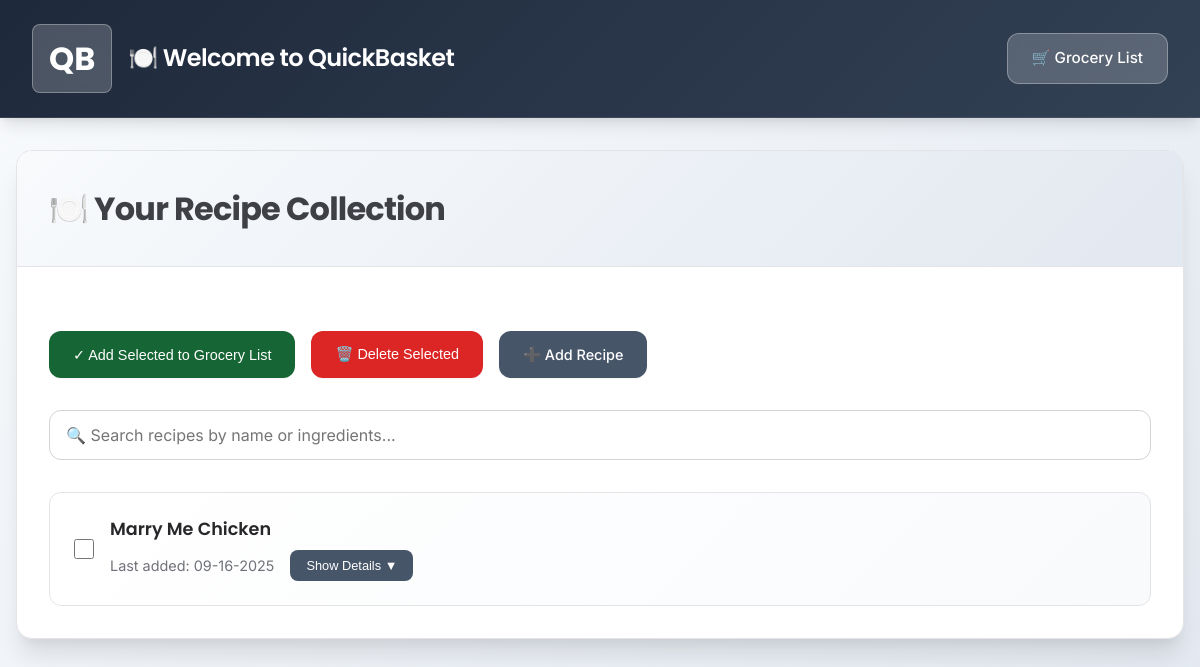
Before: /recipes/ with the older database file.
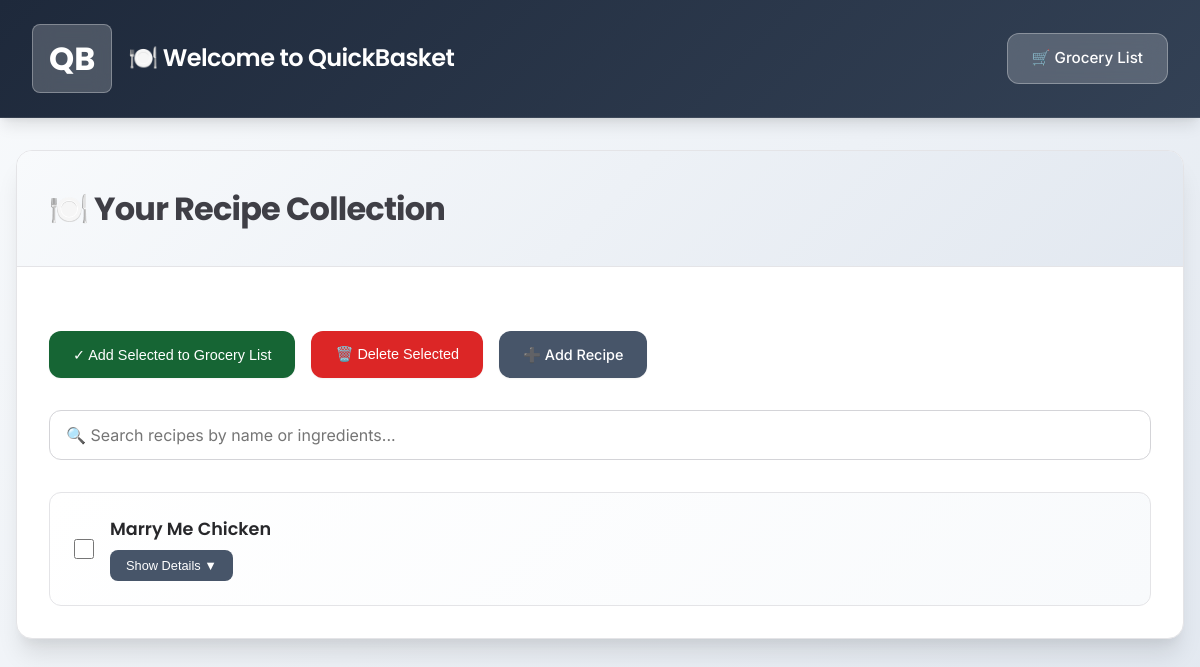
After: the same page with the newer database file.
### models.py (models this page shows)
class Base(DeclarativeBase):
    pass

class Recipe(Base):
    __tablename__ = 'recipes'
    id = Column(Integer, primary_key=True)
    title = Column(String(200), nullable=False)
    ingredients = Column(Text, nullable=False)
    instructions = Column(Text, nullable=True)  # Make instructions optional
    source_url = Column(String(500))
    created_at = Column(DateTime, default=datetime.utcnow)
    updated_at = Column(DateTime, default=datetime.utcnow, onupdate=datetime.utcnow)
    last_added_to_grocery = Column(DateTime, nullable=True)  # Track when recipe was last added to grocery list
    def to_dict(self):
        return {
            'id': self.id,
            'title': self.title,
            'ingredients': self.ingredients.split('\n') if self.ingredients else [],
            'instructions': self.instructions.split('\n') if self.instructions else [],
            'source_url': self.source_url,
            'created_at': self.created_at.isoformat() if self.created_at else None,
            'updated_at': self.updated_at.isoformat() if self.updated_at else None,
            'last_added_to_grocery': self.last_added_to_grocery.isoformat() if self.last_added_to_grocery else None
        }

### app.py (the view)
@app.route('/')
@app.route('/recipes/')
def recipes():
    session = get_session()
    try:
        recipes_list = session.query(Recipe).all()
        recipes_data = [recipe.to_dict() for recipe in recipes_list]
        return render_template('recipes.html', recipes=recipes_data)
    finally:
        session.close()

### app.py (called while the page is built)
@app.after_request
def after_request(response):
    if request.endpoint and 'static' not in request.endpoint:
        response.headers['Cache-Control'] = 'no-cache, no-store, must-revalidate'
        response.headers['Pragma'] = 'no-cache'
        response.headers['Expires'] = '0'
    return response

### models.py (called while the page is built)
def get_session():
    return Session()

### templates/recipes.html (shortened to what this page needs)
<!DOCTYPE html>
<html lang="en">
<head>
</head>
<body>
    <header>
        <div class="header-container">
            <div class="header-left">
                <div class="logo">QB</div>
                <div class="header-content">
                    <h1>🍽️ Welcome to QuickBasket</h1>
                </div>
            </div>
            <a href="/grocery_list/" class="nav-button">🛒 Grocery List</a>
        </div>
    </header>
    <main>
        {% if recipes %}
            <div class="recipes-block">
                <div class="recipes-header">
                    <h2>🍽️ Your Recipe Collection</h2>
                </div>
                <div class="recipes-content">
                    <form id="groceryListForm" onsubmit="addToGroceryList(event)">
                        <div class="action-buttons">
                            <button type="submit" class="btn btn-success">✓ Add Selected to Grocery List</button>
                            <button type="button" class="btn btn-danger" onclick="deleteSelectedRecipes()">🗑️ Delete Selected</button>
                            <a href="#" class="btn add-recipe-btn">➕ Add Recipe</a>
                        </div>
                        <div class="search-container">
                            <input type="text" id="recipe-search" class="search-input" placeholder="🔍 Search recipes by name or ingredients...">
                        </div>
                        <div id="recipe-list">
                            {% for recipe in recipes %}
                                <div class="recipe-item" style="--i: {{ loop.index0 }}">
                                    <input type="checkbox" name="recipe_ids" value="{{ recipe.id }}" class="recipe-checkbox" id="recipe-{{ recipe.id }}">
                                    <div class="recipe-info">
                                        <div class="recipe-title">
                                            <label for="recipe-{{ recipe.id }}">{{ recipe.title }}</label>
                                        </div>
                                        <div class="recipe-meta">
                                            {% if recipe.last_added_to_grocery %}
                                                <div class="recipe-date">
                                                    {% set date_parts = recipe.last_added_to_grocery.split('T')[0].split('-') %}
                                                    Last added: {{ date_parts[1] }}-{{ date_parts[2] }}-{{ date_parts[0] }}
                                                </div>
                                            {% endif %}
                                            <button type="button" class="toggle-btn" onclick="toggleDetails('details-{{ recipe.id }}', this)">
                                                Show Details ▼
                                            </button>
                                        </div>
                                    </div>
                                </div>
                            {% endfor %}
                        </div>
                    </form>
                </div>
            </div>
        {% endif %}
    </main>
</body>
</html>

Changed rows visible on the page:
changed Recipe "Marry Me Chicken": date_parts "09" → (not shown); date_parts "16" → (not shown); date_parts "2025" → (not shown)
